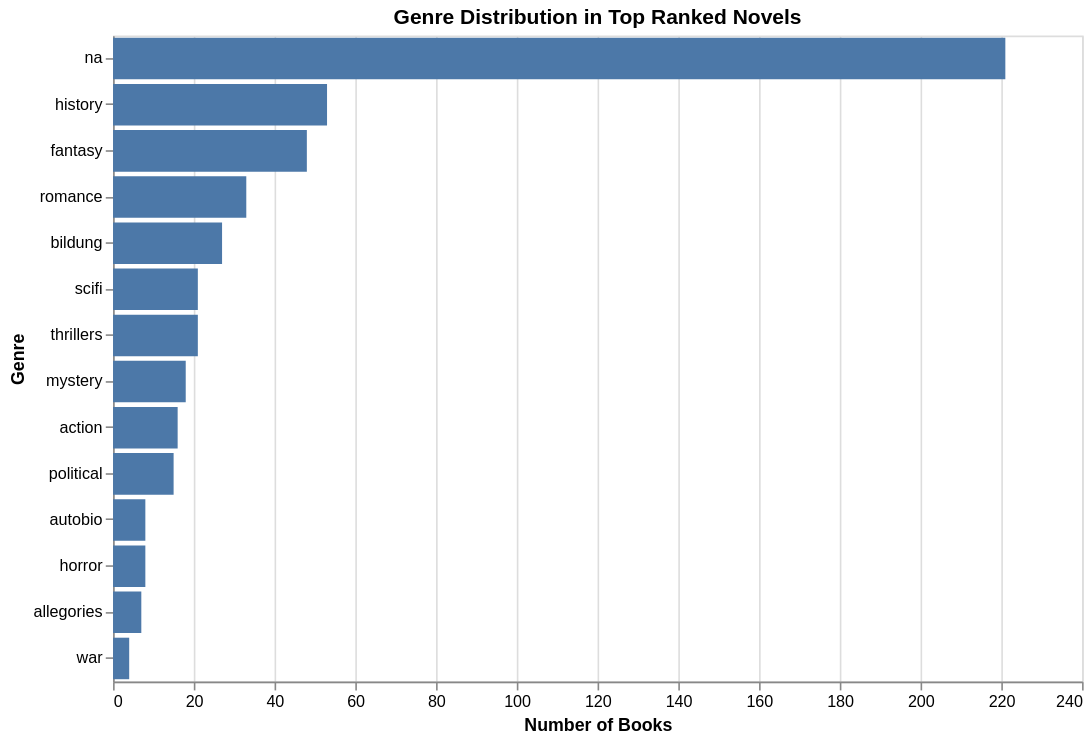

Write notebook code for a chart like this one.
### Code cell
alt.Chart(genre_counts).mark_bar().encode(
    x=alt.X('count:Q', title='Number of Books'),
    y=alt.Y('genre:N', sort='-x', title='Genre'),
    tooltip=['genre', 'count']
).properties(
    title='Genre Distribution in Top Ranked Novels',
    width=600,
    height=400
)

### Figure 1 — Vega-Lite specification as saved in the notebook (floating-point values rounded to 4 significant figures)
{"config": {"view": {"continuousWidth": 300, "continuousHeight": 300}}, "data": {"name": "data-2e5a4b2a1317f5df8f885b8c5499c071"}, "mark": {"type": "bar"}, "encoding": {"tooltip": [{"field": "genre", "type": "nominal"}, {"field": "count", "type": "quantitative"}], "x": {"field": "count", "title": "Number of Books", "type": "quantitative"}, "y": {"field": "genre", "sort": "-x", "title": "Genre", "type": "nominal"}}, "height": 400, "title": "Genre Distribution in Top Ranked Novels", "width": 600, "$schema": "https://vega.github.io/schema/vega-lite/v5.20.1.json", "datasets": {"data-2e5a4b2a1317f5df8f885b8c5499c071": [{"genre": "na", "count": 221}, {"genre": "history", "count": 53}, {"genre": "fantasy", "count": 48}, {"genre": "romance", "count": 33}, {"genre": "bildung", "count": 27}, {"genre": "scifi", "count": 21}, {"genre": "thrillers", "count": 21}, {"genre": "mystery", "count": 18}, {"genre": "action", "count": 16}, {"genre": "political", "count": 15}, {"genre": "autobio", "count": 8}, {"genre": "horror", "count": 8}, {"genre": "allegories", "count": 7}, {"genre": "war", "count": 4}]}}
